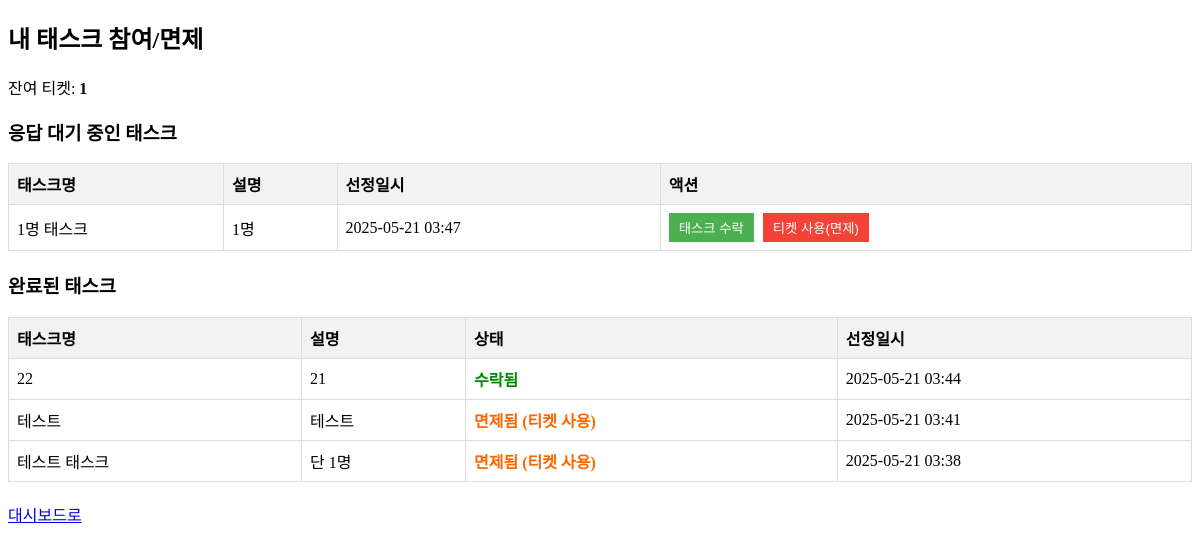
Page /task/my (signed in) on the committed database.
### models.py (models this page shows)
class TaskAssignment(db.Model):
    id = db.Column(db.Integer, primary_key=True)
    task_id = db.Column(db.Integer, db.ForeignKey('task.id'), nullable=False)
    user_id = db.Column(db.Integer, db.ForeignKey('user.id'), nullable=False)
    status = db.Column(db.String(20), nullable=False)  # selected, exempted
    ticket_used = db.Column(db.Boolean, default=False)
    reason = db.Column(db.String(200))
    assigned_at = db.Column(db.DateTime, server_default=db.func.now())
    task = db.relationship('Task', backref=db.backref('assignments', lazy=True))
    user = db.relationship('User', backref=db.backref('task_assignments', lazy=True))

class Task(db.Model):
    id = db.Column(db.Integer, primary_key=True)
    title = db.Column(db.String(100), nullable=False)
    description = db.Column(db.String(200))
    created_by = db.Column(db.String(120), nullable=False)  # 이메일 또는 이름
    required_count = db.Column(db.Integer, nullable=False)
    created_at = db.Column(db.DateTime, server_default=db.func.now())
    status = db.Column(db.String(20), default='pending')  # pending, completed

### app.py (the view, shortened to what this page needs)
@app.route('/task/my', methods=['GET', 'POST'])
@login_required
def my_tasks():
    assignments = TaskAssignment.query.filter_by(
        user_id=current_user.id,
        status='selected'
    ).order_by(TaskAssignment.assigned_at.desc()).all()
    completed_assignments = TaskAssignment.query.filter(
        TaskAssignment.user_id == current_user.id,
        TaskAssignment.status.in_(['accepted', 'exempted'])
    ).order_by(TaskAssignment.assigned_at.desc()).all()
    tickets = Ticket.query.filter_by(user_id=current_user.id).all()
    grant = sum(1 for t in tickets if t.type == 'grant')
    revoke = sum(1 for t in tickets if t.type == 'revoke')
    use = sum(1 for t in tickets if t.type == 'use')
    remain = grant - revoke - use
    return render_template('task_my.html',
                          assignments=assignments,
                          completed_assignments=completed_assignments,
                          remain=remain)

### app.py (called while the page is built)
@login_manager.user_loader
def load_user(user_id):
    return User.query.get(int(user_id))

### templates/task_my.html (shortened to what this page needs)
<!DOCTYPE html>
<html lang="ko">
<head>
</head>
<body>
    <h2>내 태스크 참여/면제</h2>
    <p>잔여 티켓: <b>{{ remain }}</b></p>
    <h3>응답 대기 중인 태스크</h3>
    {% if assignments %}
    <table>
        <tr>
            <th>태스크명</th><th>설명</th><th>선정일시</th><th>액션</th>
        </tr>
        {% for a in assignments %}
        <tr>
            <td>{{ a.task.title }}</td>
            <td>{{ a.task.description }}</td>
            <td>{{ a.assigned_at.strftime('%Y-%m-%d %H:%M') }}</td>
            <td>
                <form method="POST" style="display:inline;">
                    <button type="submit" class="btn-accept">태스크 수락</button>
                </form>
                {% if remain > 0 %}
                <form method="POST" style="display:inline;">
                    <button type="submit" class="btn-exempt">티켓 사용(면제)</button>
                </form>
                {% else %}
                <span>(잔여 티켓 없음)</span>
                {% endif %}
            </td>
        </tr>
        {% endfor %}
    </table>
    {% else %}
    <p>응답 대기 중인 태스크가 없습니다.</p>
    {% endif %}
    <h3>완료된 태스크</h3>
    {% if completed_assignments %}
    <table>
        <tr>
            <th>태스크명</th><th>설명</th><th>상태</th><th>선정일시</th>
        </tr>
        {% for a in completed_assignments %}
        <tr>
            <td>{{ a.task.title }}</td>
            <td>{{ a.task.description }}</td>
            <td class="{% if a.status == 'accepted' %}accepted{% else %}exempted{% endif %}">
                {% if a.status == 'accepted' %}
                    수락됨
                {% else %}
                    면제됨 (티켓 사용)
                {% endif %}
            </td>
            <td>{{ a.assigned_at.strftime('%Y-%m-%d %H:%M') }}</td>
        </tr>
        {% endfor %}
    </table>
    {% else %}
    <p>완료된 태스크가 없습니다.</p>
    {% endif %}
    <p><a href="/dashboard">대시보드로</a></p>
</body>
</html>

### templates/task_my.html (style rules this page uses)
table { width: 100%; border-collapse: collapse; margin-bottom: 20px; }
th, td { padding: 8px; text-align: left; border: 1px solid #ddd; }
th { background-color: #f2f2f2; }
.accepted { color: #008800; font-weight: bold; }
.exempted { color: #ff6600; font-weight: bold; }
.btn-accept { background-color: #4CAF50; color: white; border: none; padding: 5px 10px; margin-right: 5px; cursor: pointer; }
.btn-exempt { background-color: #f44336; color: white; border: none; padding: 5px 10px; cursor: pointer; }

### rows in the picture
TaskAssignment: task "1명 태스크", task.description "1명", assigned_at "2025-05-21 03:47"
TaskAssignment: task "22", task.description "21", status "수락됨", assigned_at "2025-05-21 03:44"
TaskAssignment: task "테스트", task.description "테스트", status "면제됨 (티켓 사용)", assigned_at "2025-05-21 03:41"
TaskAssignment: task "테스트 태스크", task.description "단 1명", status "면제됨 (티켓 사용)", assigned_at "2025-05-21 03:38"

### other values in the picture
{{ remain }} "1"
